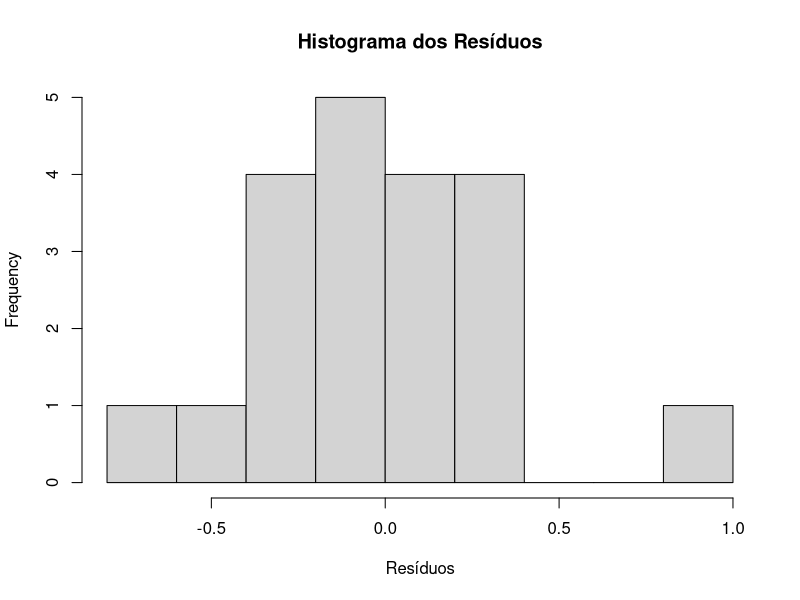
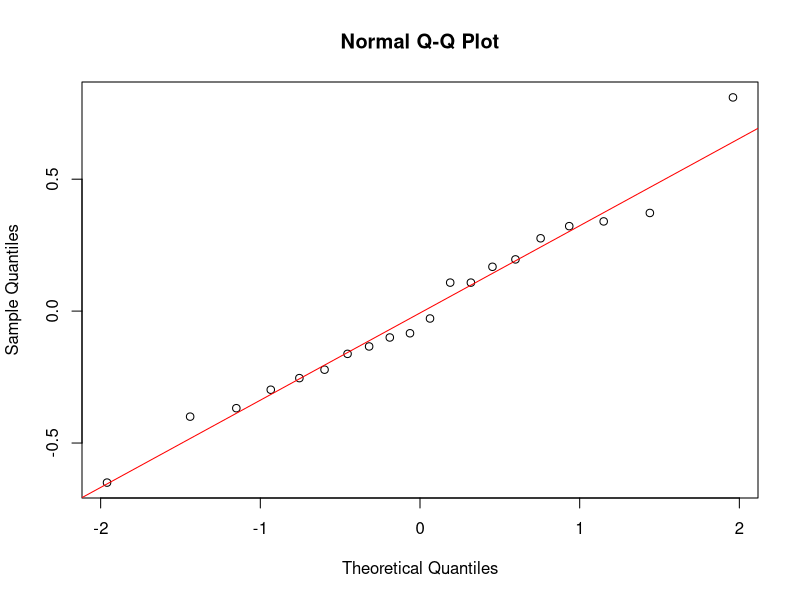
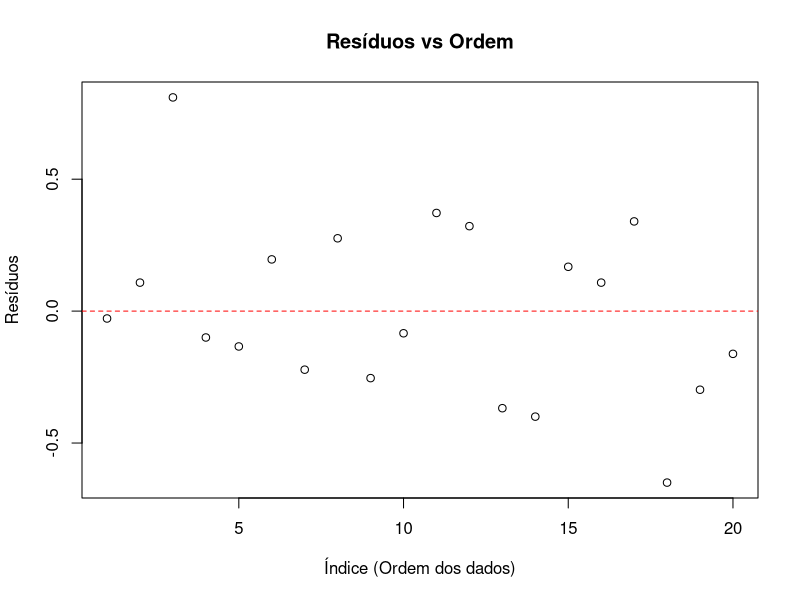

Write the R code that produced these figures, in order.
## ---- chunk 1
tratamento <- c("H2", "H3", "H1", "H1", "H4","H4", "H3", "H4", "H4", "H4","H2", "H2", "H2", "H1","H3", "H3", "H1", "H1", "H2", "H3")
tempo <- c(3.87, 3.40, 4.89, 3.98, 2.77,3.10, 3.07, 3.18, 2.65, 2.82,4.27, 4.22, 3.53, 3.68,3.46, 3.40, 4.42, 3.43, 3.60, 3.13)

dados <- data.frame(tratamento, tempo)

# ANOVA
anova_result <- aov(tempo ~ tratamento, data = dados)
# Obter resíduos
residuos <- residuals(anova_result)

hist(residuos, main="Histograma dos Resíduos", xlab="Resíduos")
## ---- chunk 2
qqnorm(residuos)
qqline(residuos, col="red")
## ---- chunk 3
shapiro.test(residuos)
## ---- chunk 4
plot(anova_result$residuals,
     type = "p",                   
     main = "Resíduos vs Ordem",
     ylab = "Resíduos",
     xlab = "Índice (Ordem dos dados)")
abline(h = 0, col = "red", lty = 2)
## ---- chunk 5
bartlett.test(tempo ~ tratamento, data = dados)
